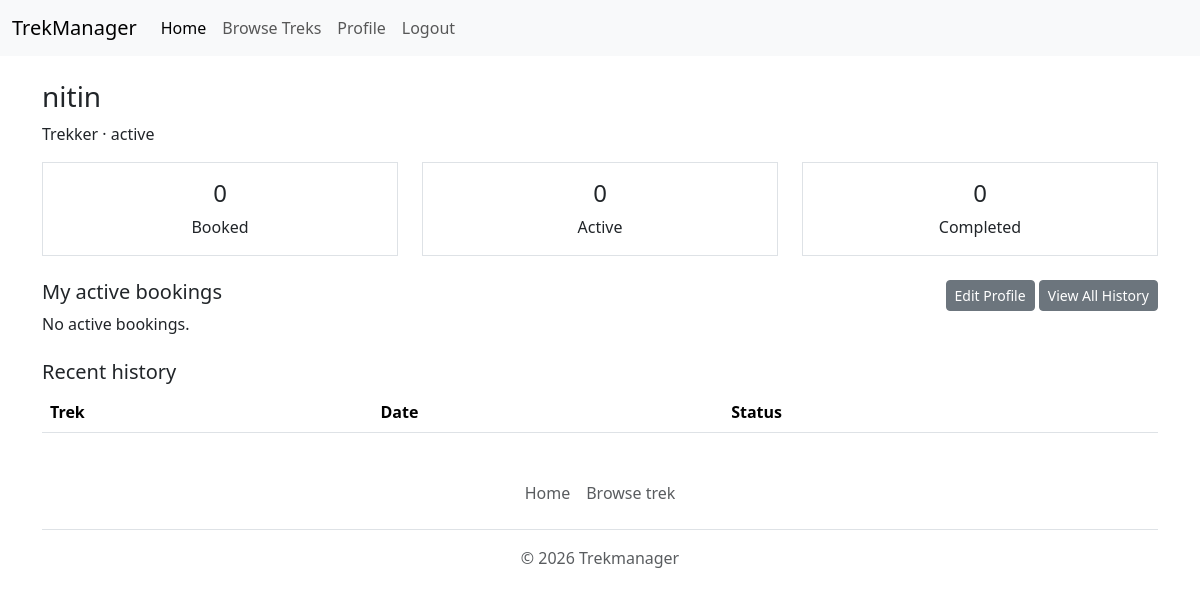
The page /profile (signed in) on the database as committed earlier.
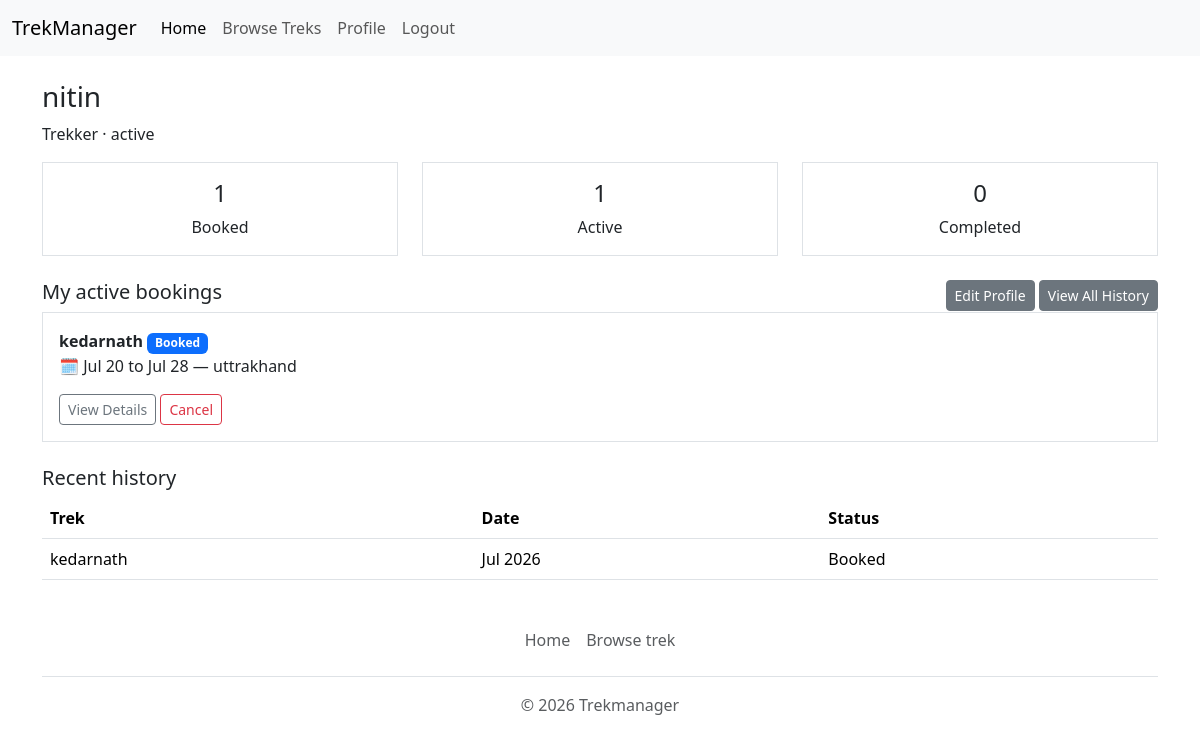
The same page on the database as committed later.
### application/models.py (models this page shows, shortened)
class Users(db.Model, UserMixin):
    __tablename__ = "users"
    id = db.Column(db.Integer, primary_key=True)
    full_name = db.Column(db.String(100), nullable=False)
    email = db.Column(db.String(150), unique=True, nullable=False)
    password_hash = db.Column(db.String(255), nullable=False)
    phone_no = db.Column(db.String(15), nullable=False, unique=True)
    emergency_contact = db.Column(db.String(15), nullable=False)
    status = db.Column(db.String(20), default="active")

class Bookings(db.Model):
    __tablename__ = "bookings"
    id = db.Column(db.Integer, primary_key=True)
    user_id = db.Column(db.Integer, db.ForeignKey("users.id"), nullable=False)
    trek_id = db.Column(db.Integer, db.ForeignKey("treks.id"), nullable=False)
    booking_date = db.Column(db.DateTime, nullable=False, default=datetime.now)
    amount = db.Column(db.Integer, nullable=False)
    status = db.Column(db.String(20), nullable=False, default="Booked")
    user = db.relationship("Users", backref="bookings")
    trek = db.relationship("Treks", backref="bookings")

class Treks(db.Model):
    __tablename__ = "treks"
    id = db.Column(db.Integer, primary_key=True)
    trek_name = db.Column(db.String(255), nullable=False)
    location = db.Column(db.String(100), nullable=False)
    cost = db.Column(db.Integer)
    difficulty = db.Column(db.String(20))
    start_date = db.Column(db.DateTime, nullable=False)
    end_date = db.Column(db.DateTime, nullable=False)
    max_capacity = db.Column(db.Integer, nullable=False)
    available_slots = db.Column(db.Integer, nullable=False)
    meeting_point = db.Column(db.String(150))
    description = db.Column(db.Text)
    status = db.Column(db.String(20), default="Pending")
    image_filename = db.Column(db.String(255))
    progress = db.Column(db.String(20), default="Not Started")
    staff_notes = db.Column(db.Text)
    assigned_staff_id = db.Column(db.Integer, db.ForeignKey("staffs.id"))
    assigned_staff = db.relationship("Staffs", backref="assigned_treks")

### application/app.py (the view)
    @app.route("/profile")
    @login_required
    def dashboard():
        if isinstance(current_user, Staffs) or isinstance(current_user, Admins):
            abort(403)
        all_bookings = Bookings.query.filter_by(user_id=current_user.id).all()
        active_bookings = Bookings.query.filter_by(user_id=current_user.id, status="Booked").all()
        completed_count = Bookings.query.filter_by(user_id=current_user.id, status="Completed").count()
        recent_history = Bookings.query.filter_by(user_id=current_user.id)\
            .order_by(Bookings.booking_date.desc()).limit(5).all()
        return render_template(
            "dashboard.html",
            total_booked=len(all_bookings),
            active_bookings=active_bookings,
            active_count=len(active_bookings),
            completed_count=completed_count,
            recent_history=recent_history
        )

### templates/dashboard.html (shortened to what this page needs)
{% extends "layout.html" %}
{% block main %}
<div class="container mt-4">
    <h3>{{ current_user.full_name }}</h3>
    <p>Trekker · {{ current_user.status }}</p>
    <div class="row mb-4">
        <div class="col"><div class="border p-3 text-center"><h4>{{ total_booked }}</h4>Booked</div></div>
        <div class="col"><div class="border p-3 text-center"><h4>{{ active_count }}</h4>Active</div></div>
        <div class="col"><div class="border p-3 text-center"><h4>{{ completed_count }}</h4>Completed</div></div>
    </div>
    <div class="d-flex justify-content-between">
        <h5>My active bookings</h5>
        <div>
            <a href="{{ url_for('edit_profile') }}" class="btn btn-sm btn-secondary">Edit Profile</a>
            <a href="{{ url_for('full_history') }}" class="btn btn-sm btn-secondary">View All History</a>
        </div>
    </div>
    {% for booking in active_bookings %}
    <div class="border p-3 mb-2">
        <strong>{{ booking.trek.trek_name }}</strong> <span class="badge bg-primary">{{ booking.status }}</span>
        <p>🗓 {{ booking.trek.start_date.strftime('%b %d') }} to {{ booking.trek.end_date.strftime('%b %d') }} — {{ booking.trek.location }}</p>
        <a href="{{ url_for('trek_detail', trek_id=booking.trek.id) }}" class="btn btn-sm btn-outline-secondary">View Details</a>
        <form method="POST" action="{{ url_for('cancel_booking', booking_id=booking.id) }}" style="display:inline;">
            <button class="btn btn-sm btn-outline-danger">Cancel</button>
        </form>
    </div>
    {% else %}
    <p>No active bookings.</p>
    {% endfor %}
    <h5 class="mt-4">Recent history</h5>
    <table class="table">
        <thead><tr><th>Trek</th><th>Date</th><th>Status</th></tr></thead>
        <tbody>
            {% for booking in recent_history %}
            <tr>
                <td>{{ booking.trek.trek_name }}</td>
                <td>{{ booking.booking_date.strftime('%b %Y') }}</td>
                <td>{{ booking.status }}</td>
            </tr>
            {% endfor %}
        </tbody>
    </table>
</div>
{% endblock %}

### templates/layout.html (shortened to what this page needs)
<!doctype html>
<html lang="en">
<head>
  <link href="{{url_for('static',filename='styles.css')}}" rel="stylesheet">
  <link href="https://cdn.jsdelivr.net/npm/bootstrap@5.3.8/dist/css/bootstrap.min.css" rel="stylesheet"
>
</head>
<body>
  <header>
    <nav class="navbar navbar-expand-lg bg-body-tertiary">
      <div class="container-fluid">
        <a class="navbar-brand" href="{{url_for('home')}}">TrekManager</a>
        <div class="collapse navbar-collapse" id="navbarSupportedContent">
          <ul class="navbar-nav me-auto mb-2 mb-lg-0">
            <li class="nav-item">
              <a class="nav-link active" aria-current="page" href="{{url_for('home')}}">Home</a>
            </li>
            <li class="nav-item">
              <a class="nav-link" href="{{ url_for('browse_treks') }}">Browse Treks</a>
            </li>
            {% if current_user.is_authenticated %}
            <li class="nav-item">
              <a class="nav-link" href="{{ url_for('dashboard') }}">Profile</a>
            </li>
            <li class="nav-item">
              <a class="nav-link" href="{{url_for('logout')}}">Logout</a>
            </li>
            {% endif %}
          </ul>
        </div>
      </div>
    </nav>
  </header>
  <main>
    {% block main %} {% endblock %}
  </main>
  <div class="container">
    <footer class="py-3 my-4">
      <ul class="nav justify-content-center border-bottom pb-3 mb-3">
        <li class="nav-item"><a href="{{url_for('home')}}" class="nav-link px-2 text-body-secondary">Home</a></li>
        <li class="nav-item"><a href="{{ url_for('browse_treks') }}" class="nav-link px-2 text-body-secondary">Browse trek</a></li>
      </ul>
      <p class="text-center text-body-secondary">© 2026 Trekmanager</p>
  </div>
</body>
</html>

### static/styles.css (style rules this page uses)
* { margin:0; padding:0; box-sizing: border-box; }

Rows that differ between the two databases and show on the page:
added Bookings: trek.trek_name "kedarnath", status "Booked", trek.start_date "Jul 20", trek.end_date "Jul 28", trek.location "uttrakhand", booking_date "Jul 2026"
Other text that changed with them:
{{ total_booked }}: "0" → "1"
{{ active_count }}: "0" → "1"
text no longer shown: "No active bookings."
